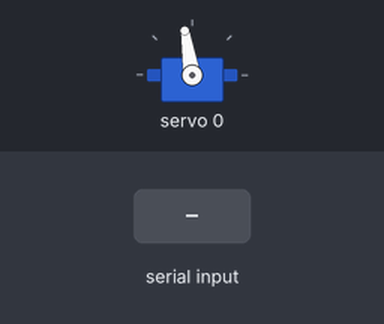
The sketch below on a simulated ESP8266 (Wemos D1 mini). Shown: servo. The inputs (shaded band) are chosen by the test bench. What the sketch prints to the serial monitor is not drawn.

Above: at 1.2 s.
1.3 s: "30,150\n" received over Serial
At 2.2 s:
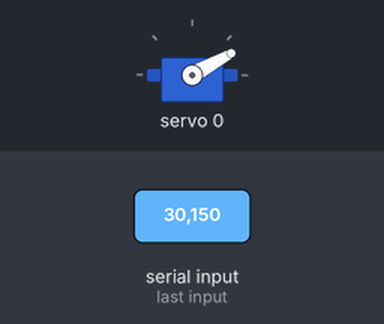
2.8 s: "5\n" received over Serial
At 3.4 s:
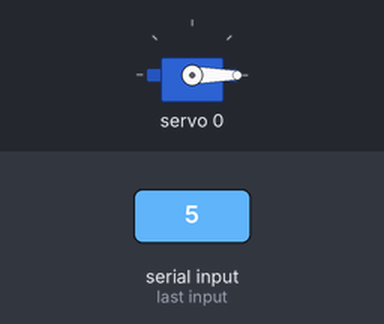
4.3 s: "90,45\n" received over Serial
At 5.7 s:
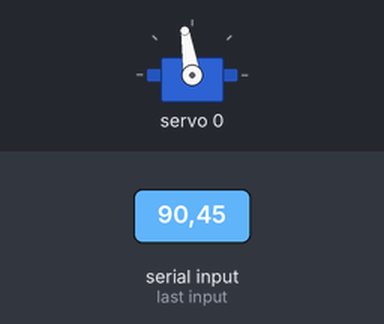
Timing chart, 0 to 7.3 s (numbered marks = the images above; inputs shaded):
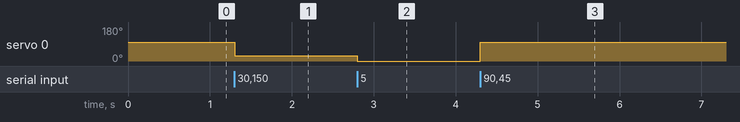

Measured:
- after the input at 1.3 s, servo 0: 99° → 29° at once
- after the input at 2.8 s, servo 0: 29° → 0° at once
- after the input at 4.3 s, servo 0: 0° → 99° at once

The sketch:

SG90_mid.ino.ino
```cpp
#include <Wire.h>
#include <Adafruit_PWMServoDriver.h>

Adafruit_PWMServoDriver pca = Adafruit_PWMServoDriver(0x40);

// ===== CALIBRATED VALUES =====
#define SERVO_MIN 100
#define SERVO_MID 320    // adjust slightly if needed
#define SERVO_MAX 524
// =============================

void setServoAngle(uint8_t ch, int angle) {
  angle = constrain(angle, 0, 180);
  int pulse;

  if (angle <= 90) {
    pulse = map(angle, 0, 90, SERVO_MIN, SERVO_MID);
  } else {
    pulse = map(angle, 90, 180, SERVO_MID, SERVO_MAX);
  }

  pca.setPWM(ch, 0, pulse);
}

void setup() {
  Serial.begin(115200);

  // I2C for Wemos D1 mini
  Wire.begin(D2, D1);

  pca.begin();
  pca.setPWMFreq(50);

  // Hold servo safely at center
  setServoAngle(0, 90);

  Serial.println("READY");
  Serial.println("Enter angle (0–180) for servo on channel 0:");
}

void loop() {
  if (Serial.available()) {
    int angle = Serial.parseInt();

    if (angle >= 0 && angle <= 180) {
      setServoAngle(0, angle);
      Serial.print("Servo moved to angle: ");
      Serial.println(angle);
    } else {
      Serial.println("Invalid angle. Use 0–180.");
    }

    Serial.readStringUntil('\n');
  }
}
```
